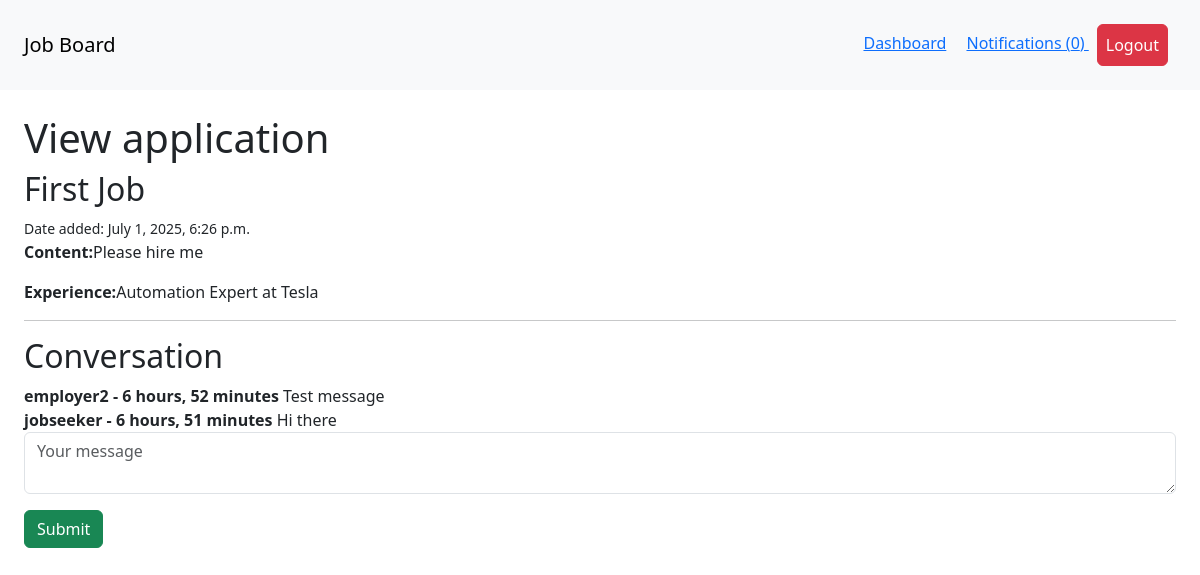
The app's page /dashboard/view_application/2/ (signed in) with its own data.
### job/models.py (models this page shows, shortened)
class Application(models.Model):
  job=models.ForeignKey(Job, related_name='applications', on_delete=models.CASCADE)
  content = models.TextField()
  experience = models.TextField()
  created_by = models.ForeignKey(User, related_name='applications', on_delete=models.CASCADE)
  created_at = models.DateTimeField(auto_now_add=True)

class Job(models.Model):
  SIZE_1_9 = 'size_1-9'
  SIZE_10_49 = 'size_10-49'
  SIZE_50_99 = 'size_50-99'
  SIZE_100 = 'size_100'
  CHOICES_SIZE = (
    (SIZE_1_9, '1-9'),
    (SIZE_10_49, '10-49'),
    (SIZE_50_99, '50-99'),
    (SIZE_100, '100+'),
  )
  title = models.CharField(max_length=255)
  short_description = models.TextField()
  long_description = models.TextField(blank=True, null=True)
  company_name = models.CharField(max_length=255)
  company_address = models.CharField(max_length=255, blank=True, null=True)
  company_zipcode = models.CharField(max_length=255, blank=True, null=True)
  company_place = models.CharField(max_length=255, blank=True, null=True)
  company_country = models.CharField(max_length=255, blank=True, null=True)
  company_size = models.CharField(max_length=20, choices=CHOICES_SIZE, default=SIZE_1_9)
  created_by = models.ForeignKey(User, on_delete=models.CASCADE, related_name='jobs')
  created_at = models.DateTimeField(auto_now_add=True)
  changed_at = models.DateTimeField(auto_now=True)

### userprofile/models.py (models this page shows)
class ConversationMessage(models.Model):
  application = models.ForeignKey(Application, on_delete=models.CASCADE, related_name='conversationmessages')
  content = models.TextField()
  created_by = models.ForeignKey(User, related_name='conversationmessages', on_delete=models.CASCADE)
  created_at = models.DateTimeField(auto_now_add = True)
  class Meta:
    ordering = ['created_at']

### userprofile/views.py (the view, shortened to what this page needs)
# urls.py: path('view_application/<int:application_id>/', view_application, name="view_application")
@login_required
def view_application(request, application_id):
  if request.user.userprofile.is_employer:
     application = get_object_or_404(Application, pk=application_id, job__created_by = request.user)
  else:
    application = get_object_or_404(Application, pk=application_id, created_by = request.user)
  return render(request, 'userprofile/view_application.html',{
    'application': application
  })

### notification/context_processors.py (called while the page is built)
def notifications(request):
  if request.user.is_authenticated:
    return {'notifications': request.user.notifications.filter(is_read=False)}
  else:
    return {'notifications': []}

### userprofile/templates/userprofile/view_application.html (shortened to what this page needs)
{%extends 'core/base.html'%}
{%block content%}
  <h1 class="title">View application</h1>
  <h2 class="subtitle">{{application.job.title}} </h2>
  <small>Date added: {{application.created_at}} </small>
  <p><strong>Content:</strong>{{application.content}} </p>
  <p><strong>Experience:</strong>{{application.experience}} </p>
  <hr>
  <h2 class="subtitle">Conversation</h2>
  {%for message in application.conversationmessages.all%}
    <div class="notification">
      <b>{{message.created_by.username}} - {{message.created_at | timesince }} </b>
      {{message.content}}
    </div>
    {%empty%}
    <p>No messages yet</p>
  {%endfor%}
  <form action="" method="post">
    <div class="field">
      <div class="control">
        <textarea class="form-control" placeholder="Your message" name="content" id="id_content"></textarea>
      </div>
    </div>
    <div class="field">
      <div class="control">
        <button class="btn btn-success mt-3">Submit</button>
      </div>
    </div>
  </form>
{%endblock%}

### records on screen
Application: job "First Job", created_at "July 1, 2025, 6:26 p.m.", content "Please hire me", experience "Automation Expert at Tesla"
ConversationMessage: created_by.username "employer2", created_at "6 hours, 52 minutes", content "Test message"
ConversationMessage: created_by.username "jobseeker", created_at "6 hours, 51 minutes", content "Hi there"

### other values on screen
{{ notifications.count }} "0"
